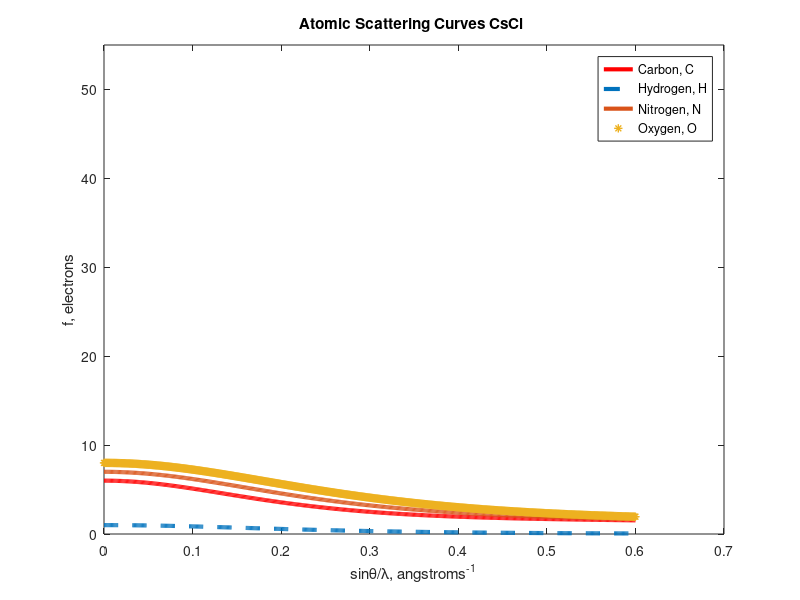

Reproduce this figure in MATLAB.
clc
clear
clear all
%Purpose: Graph atomic scattering factor for CsCl
% reference http://www-structure.11n1.gov/Xray/comp/scatfac.htm
%Cromer-Mann coefficients for Cs+ CHNO
% % % Cs+	55	20.3524	19.1278	10.2821	0.9615	3.552	0.3086	23.7128	59.4565	3.2791
%6	2.31	1.02	1.5886	0.865	20.8439	10.2075	0.5687	51.6512	0.2156


a= [2.31	1.02	1.5886	0.865];
b= [20.8439	10.2075	0.5687	51.6512];
c=0.2156
x=0:.001:.6;
f=0
for i=1:4
f = f + a(i)*exp(-b(i)*x.^2)
end
f = f + c
plot(x,f,'r','LineWidth',3)
ylim([0 55])
ylabel('f, electrons')
xlabel('sin\theta/\lambda, angstroms^-^1')
title('Atomic Scattering Curves CsCl ')
hold on
% % % Cl1-	17	18.2915	7.2084	6.5337	2.3386	0.0066	1.1717	19.5424	60.4486	-16.378
%1	0.493002	0.322912	0.140191	0.04081	10.5109	26.1257	3.14236	57.7997	0.003038

a= [0.493002	0.322912	0.140191	0.04081];
b= [10.5109	26.1257	3.14236	57.7997];
c=0.003038;
x=0:.001:.6;
f=0
for i=1:4
f = f + a(i)*exp(-b(i)*x.^2)
end
f = f + c
plot(x,f,'--','LineWidth',3)

%12.2126	3.1322	2.0125	1.1663	0.0057	9.8933	28.9975	0.5826	-11.529
%3.0485	2.2868	1.5463	0.867	13.2771	5.7011	0.3239	32.9089	0.2508


a= [12.2126	3.1322	2.0125	1.1663];
b= [0.0057	9.8933	28.9975	0.5826];
c=-11.529;
x=0:.001:.6;
f=0
for i=1:4
f = f + a(i)*exp(-b(i)*x.^2)
end
f = f + c
plot(x,f,'-','LineWidth',3)

a= [3.0485	2.2868	1.5463	0.867];
b= [13.2771	5.7011	0.3239	32.9089];
c=0.2508;
x=0:.001:.6;
f=0
for i=1:4
f = f + a(i)*exp(-b(i)*x.^2)
end
f = f + c
plot(x,f,'*','LineWidth',1)


legend('Carbon, C','Hydrogen, H','Nitrogen, N','Oxygen, O')

%web page for Cromer Mann ceof
%http://www.ruppweb.org/xray/comp/scatfac.htm